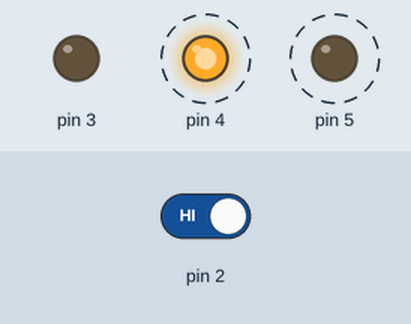
Simulated run of this sketch. Board: Arduino Uno, built with avr-gcc and run on an emulated ATmega328P. Parts: output pins drawn as LEDs (lit = HIGH). Dashed ring = blinking. The test bench sets the inputs (shaded band); at power-on: pin 2 HIGH.

Above: at 1.8 s.
1.9 s: pin 2 driven LOW
At 3.0 s:
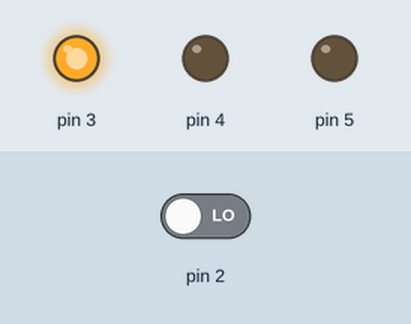
3.5 s: pin 2 driven HIGH
At 3.62 s:
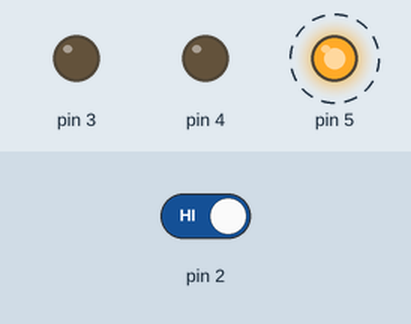
Timing chart, 0 to 12.5 s (numbered marks = the images above; inputs shaded):
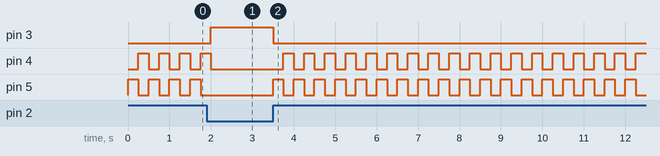

The sketch:

project2.ino
```cpp
int switch_state = 0;
void setup() {
  // put your setup code here, to run once:
  pinMode(2, INPUT);
  pinMode(3, OUTPUT);
  pinMode(4, OUTPUT);
  pinMode(5, OUTPUT);
}

void loop() {
  // put your main code here, to run repeatedly:
  switch_state = digitalRead(2);

  if(switch_state == LOW) {
    digitalWrite(3, HIGH);
    digitalWrite(4, LOW);
    digitalWrite(5, LOW);
  } else {
    digitalWrite(3, LOW);
    digitalWrite(4, LOW);
    digitalWrite(5, HIGH);
    delay(250);
    digitalWrite(4, HIGH);
    digitalWrite(5, LOW);
    delay(250);
  }
}
```

Measured:
- after the input at 1.9 s, pin 3: LOW → HIGH after 0.10 s; pin 4: goes on until 2.0 s, then stays LOW; pin 5: stops changing and stays LOW
- after the input at 3.5 s, pin 3: HIGH → LOW at once; pin 4: alternates HIGH for 0.25 s and LOW for 0.25 s, starting after 0.25 s; pin 5: alternates HIGH for 0.25 s and LOW for 0.25 s, starting at once
- by itself, pin 4, pin 5: alternates HIGH for 0.25 s and LOW for 0.25 s
